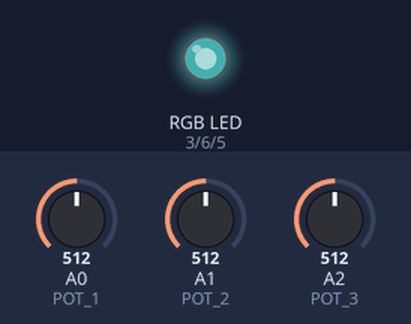
Bench run of a sketch on a simulated Arduino Uno, built with avr-gcc and run on an emulated ATmega328P. On the bench: an RGB LED mixed from three pins (HIGH = lit). The test bench sets the inputs (shaded band); at power-on: A0 (POT_1) = 512, A2 (POT_3) = 512, A1 (POT_2) = 512. Dim RGB values are drawn brighter than linear.

Above: at 1.2 s.
1.3 s: A0 (POT_1) set to 350
At 1.6 s:
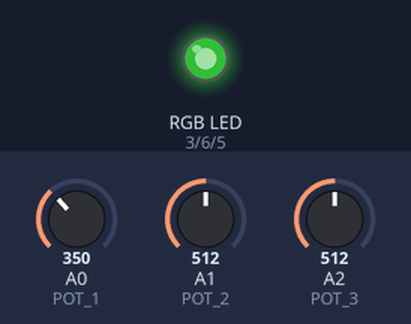
2.8 s: A2 (POT_3) set to 122
At 4.0 s:
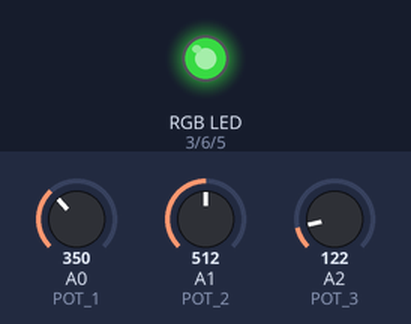
4.3 s: A1 (POT_2) set to 900
At 5.1 s:
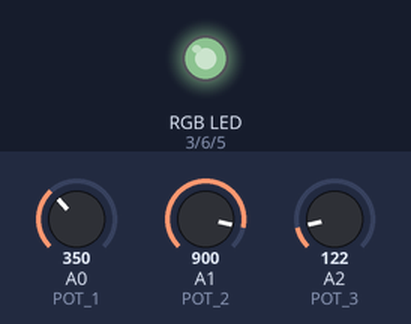
5.8 s: A1 (POT_2) set to 122
At 6.2 s:
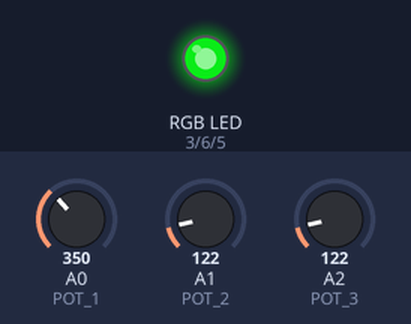
7.3 s: A0 (POT_1) set to 246
At 8.5 s:
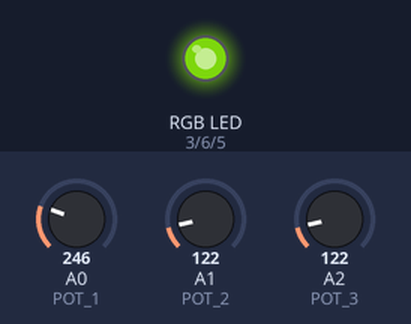
8.8 s: A2 (POT_3) set to 266
At 9.8 s:
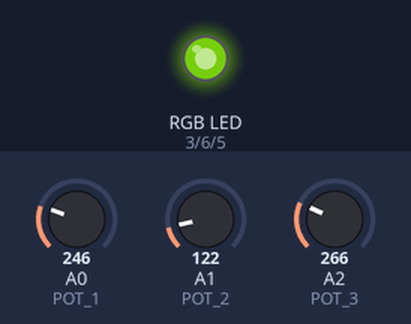
Timing chart, 0 to 11.3 s (numbered marks = the images above; inputs shaded):
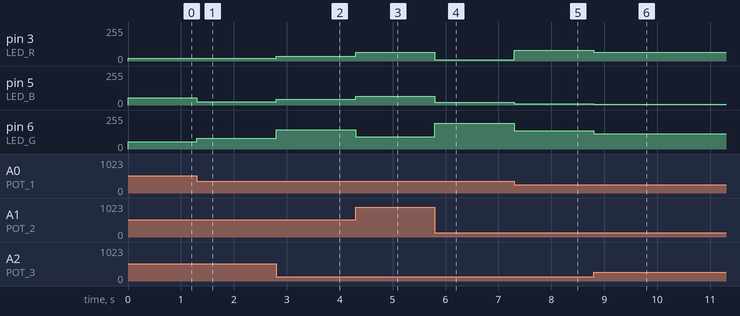

Measured:
- after the input at 1.3 s, pin 5 (LED_B): 53/255 → 24/255 at once; pin 6 (LED_G): 53/255 → 81/255 at once
- after the input at 2.8 s, pin 3 (LED_R): 21/255 → 37/255 at once; pin 5 (LED_B): 24/255 → 44/255 at once; pin 6 (LED_G): 81/255 → 143/255 at once
- after the input at 4.3 s, pin 3 (LED_R): 37/255 → 65/255 at once; pin 5 (LED_B): 44/255 → 67/255 at once; pin 6 (LED_G): 143/255 → 91/255 at once
- after the input at 5.8 s, pin 3 (LED_R): 65/255 → 8/255 at once; pin 5 (LED_B): 67/255 → 20/255 at once; pin 6 (LED_G): 91/255 → 195/255 at once
- after the input at 7.3 s, pin 3 (LED_R): 8/255 → 79/255 at once; pin 5 (LED_B): 20/255 → 8/255 at once; pin 6 (LED_G): 195/255 → 136/255 at once
- after the input at 8.8 s, pin 3 (LED_R): 79/255 → 66/255 at once; pin 5 (LED_B): 8/255 → 7/255 at once; pin 6 (LED_G): 136/255 → 114/255 at once

The sketch:

src.ino
```cpp
// (licence header left out)
// Get pin definitions
#include "pins.h"

// Include effects
#include "effect_colorwheel.h"
#include "effect_rgb_control.h"
#include "effect_hsi_control.h"
#include "effect_blue_sin.h"
#include "effect_sinus_runner.h"
#include "effect_sinus_runner2.h"
#include "effect_colour_time.h"


// List of available effects
enum Effect {
    Colorwheel,
    RGBControl,
    HSIControl,
    BlueSinus,
    SinusRunner,
    SinusRunner2,
    ColourTime,
};

// Choose your effect
static const Effect effect = HSIControl;


// Initialize GPIO pins
void setup() {
    // Set LED pins as output
    pinMode(LED_R, OUTPUT);
    pinMode(LED_G, OUTPUT);
    pinMode(LED_B, OUTPUT);

    // Set pot pins as input
    pinMode(POT_1, INPUT);
    pinMode(POT_2, INPUT);
    pinMode(POT_3, INPUT);
}


// Main loop
void loop() {

    switch (effect) {
        case Colorwheel:
            effect_colorwheel();
            break;
        case RGBControl:
            effect_rgb_control();
            break;
        case HSIControl:
            effect_hsi_control();
            break;
        case BlueSinus:
            effect_blue_sin();
            break;
        case SinusRunner:
            effect_sinus_runner();
            break;
        case SinusRunner2:
            effect_sinus_runner2();
            break;
        case ColourTime:
            effect_colour_time();
            break;
    }

}
```

effect_blue_sin.cpp
```cpp
// (licence header left out)
// Get arduino headers
#include <Arduino.h>

// Get pin definitions
#include "pins.h"

float time = 0.0f;
float speed = 0.5f;

// Main loop
void effect_blue_sin(void) {

    // get speed, and filter it (IIR) to avoid noise
    speed = speed*0.5f + analogRead(POT_1)*0.5f/1023.0f;

    // calculate sinus value according to time
    const float sinus_value = sin(PI*time/180.0f);
    // scale sinus to be between 0 and 1
    const float sinus_scaled = (sinus_value +1.0f)/2.0f;
    // by using an exponantial scale we make it more human eye friendly. Then we
    // scale it to x..255
    const int val_b = exp(-3*sinus_scaled)*255.0f+0.5f;

    // Set colors
    analogWrite(LED_R, 0);
    analogWrite(LED_G, 0);
    analogWrite(LED_B, val_b);

    // Sleep
    delay(1);

    time+=speed;
    if(time>=360.0f) {
        time = 0.0f;
    }
}
```

effect_blue_sin.h
```cpp
// (licence header left out)
#pragma once

void effect_blue_sin(void);
```

effect_colorwheel.cpp
```cpp
// (licence header left out)
// Get arduino headers
#include "Arduino.h"

// Get pin definitions
#include "pins.h"

// HSI -> RGB conversion
#include "hsi.h"

// Hue / Saturation / Intensity
static float val_h = 0.0; // Range: 0-360
static float val_s = 1.0; // Range: 0-1
static float val_i = 1.0; // Range: 0-1

// Delay and step for changing the hue
static int delay_ms = 20;
static float hue_step = 0.5;

// Main loop
void effect_colorwheel(void) {

    // Loop colors
    if (val_h > 360.0f) {
        val_h = 0.0f;
    }

    // Get saturation from potentiometer
    val_s = 1.0f - (analogRead(POT_1) / 1023.0f);

    // Get intensity from potentiometer
    val_i = 1.0f - (analogRead(POT_2) / 1023.0f);

    // Set colors
    RGB rgb = hsi2rgb(val_h, val_s, val_i);
    analogWrite(LED_R, rgb.r);
    analogWrite(LED_G, rgb.g);
    analogWrite(LED_B, rgb.b);

    // Update hue
    val_h += hue_step;

    // Get delay from potentiometer
    delay_ms = analogRead(POT_3) / 32;

    // Sleep
    delay(delay_ms);

}
```

effect_colorwheel.h
```cpp
// (licence header left out)
#pragma once

void effect_colorwheel(void);
```

effect_colour_time.cpp
```cpp
// (licence header left out)
// Get arduino headers
#include <Arduino.h>

// Get pin definitions
#include "pins.h"
#include "hsi.h"


float letztesH = 0;
constexpr float hSchritt = 0.002;


// Main loop
void effect_colour_time(void) {

  //map POT_1 value to 0..360º
  float val_h = (analogRead(POT_1) * 360.0f) / 1023.0f;
  //map POT_2 and POT_3 value to 0..1
  float val_s = 1.0f;
  float val_i = 1.0f - (analogRead(POT_3) / 1023.0f);

  int geschwindigkeit = 1024 - analogRead(POT_2);
  if (geschwindigkeit > 256) {
    geschwindigkeit = geschwindigkeit / 64;
    letztesH = letztesH + hSchritt * geschwindigkeit;
    if (letztesH > 360) {
      letztesH = letztesH - 360;
    }
    val_h = val_h + letztesH;
  }

  // Set colors
  RGB rgb = hsi2rgb(val_h, val_s, val_i);
  analogWrite(LED_R, rgb.r);
  analogWrite(LED_G, rgb.g);
  analogWrite(LED_B, rgb.b);

  // Sleep
  delay(1);
}
```

effect_colour_time.h
```cpp
#pragma once
/**
 * Effect: Controllable HSI values
 *
 * Copyright (c) 2014--2015 Coredump Rapperswil
 *
 * Permission is hereby granted, free of charge, to any person obtaining a copy
 * of this software and associated documentation files (the “Software”), to
 * deal in the Software without restriction, including without limitation the
 * rights to use, copy, modify, merge, publish, distribute, sublicense, and/or
 * sell copies of the Software, and to permit persons to whom the Software is
 * furnished to do so, subject to the following conditions:
 *
 * The above copyright notice and this permission notice shall be included in
 * all copies or substantial portions of the Software.
 *
 * THE SOFTWARE IS PROVIDED “AS IS”, WITHOUT WARRANTY OF ANY KIND, EXPRESS OR
 * IMPLIED, INCLUDING BUT NOT LIMITED TO THE WARRANTIES OF MERCHANTABILITY,
 * FITNESS FOR A PARTICULAR PURPOSE AND NONINFRINGEMENT. IN NO EVENT SHALL THE
 * AUTHORS OR COPYRIGHT HOLDERS BE LIABLE FOR ANY CLAIM, DAMAGES OR OTHER
 * LIABILITY, WHETHER IN AN ACTION OF CONTRACT, TORT OR OTHERWISE, ARISING
 * FROM, OUT OF OR IN CONNECTION WITH THE SOFTWARE OR THE USE OR OTHER DEALINGS
 * IN THE SOFTWARE.
 */

void effect_colour_time(void);
```

effect_hsi_control.cpp
```cpp
// (licence header left out)
// Get arduino headers
#include <Arduino.h>

// Get pin definitions
#include "pins.h"
#include "hsi.h"

// Main loop
void effect_hsi_control(void) {

  //map POT_1 value to 0..360º
  float val_h = (analogRead(POT_1) * 360.0f) / 1023.0f;
  //map POT_2 and POT_3 value to 0..1
  float val_s = 1.0f - (analogRead(POT_2) / 1023.0f);
  float val_i = 1.0f - (analogRead(POT_3) / 1023.0f);

  // Set colors
  RGB rgb = hsi2rgb(val_h, val_s, val_i);
  analogWrite(LED_R, rgb.r);
  analogWrite(LED_G, rgb.g);
  analogWrite(LED_B, rgb.b);

  // Sleep
  delay(1);
}
```

effect_hsi_control.h
```cpp
#pragma once
/**
 * Effect: Controllable HSI values
 *
 * Copyright (c) 2014--2015 Coredump Rapperswil
 *
 * Permission is hereby granted, free of charge, to any person obtaining a copy
 * of this software and associated documentation files (the “Software”), to
 * deal in the Software without restriction, including without limitation the
 * rights to use, copy, modify, merge, publish, distribute, sublicense, and/or
 * sell copies of the Software, and to permit persons to whom the Software is
 * furnished to do so, subject to the following conditions:
 *
 * The above copyright notice and this permission notice shall be included in
 * all copies or substantial portions of the Software.
 *
 * THE SOFTWARE IS PROVIDED “AS IS”, WITHOUT WARRANTY OF ANY KIND, EXPRESS OR
 * IMPLIED, INCLUDING BUT NOT LIMITED TO THE WARRANTIES OF MERCHANTABILITY,
 * FITNESS FOR A PARTICULAR PURPOSE AND NONINFRINGEMENT. IN NO EVENT SHALL THE
 * AUTHORS OR COPYRIGHT HOLDERS BE LIABLE FOR ANY CLAIM, DAMAGES OR OTHER
 * LIABILITY, WHETHER IN AN ACTION OF CONTRACT, TORT OR OTHERWISE, ARISING
 * FROM, OUT OF OR IN CONNECTION WITH THE SOFTWARE OR THE USE OR OTHER DEALINGS
 * IN THE SOFTWARE.
 */

void effect_hsi_control(void);
```

effect_rgb_control.cpp
```cpp
// (licence header left out)
// Get arduino headers
#include <Arduino.h>

// Get pin definitions
#include "pins.h"

int unten_ab(int i);

// Main loop
void effect_rgb_control(void) {

    // Get poti values and map them to 0..255
    int val_r = analogRead(POT_1)/4;
    int val_g = analogRead(POT_2)/4;
    int val_b = analogRead(POT_3)/4;

    val_r = unten_ab(val_r);
    val_g = unten_ab(val_g);
    val_b = unten_ab(val_b);

    // Set colors
    analogWrite(LED_R, 255-val_r);
    analogWrite(LED_G, 255-val_g);
    analogWrite(LED_B, 255-val_b);

    // Sleep
    delay(1);
}

// Schneide unten den Bereich ab
int unten_ab(int i) {
  if (i < 5) {
    return 0;
  }
  return i;
}
```

effect_rgb_control.h
```cpp
#pragma once
/**
 * Effect: Controllable RGB values
 *
 * Copyright (c) 2014--2015 Coredump Rapperswil
 *
 * Permission is hereby granted, free of charge, to any person obtaining a copy
 * of this software and associated documentation files (the “Software”), to
 * deal in the Software without restriction, including without limitation the
 * rights to use, copy, modify, merge, publish, distribute, sublicense, and/or
 * sell copies of the Software, and to permit persons to whom the Software is
 * furnished to do so, subject to the following conditions:
 *
 * The above copyright notice and this permission notice shall be included in
 * all copies or substantial portions of the Software.
 *
 * THE SOFTWARE IS PROVIDED “AS IS”, WITHOUT WARRANTY OF ANY KIND, EXPRESS OR
 * IMPLIED, INCLUDING BUT NOT LIMITED TO THE WARRANTIES OF MERCHANTABILITY,
 * FITNESS FOR A PARTICULAR PURPOSE AND NONINFRINGEMENT. IN NO EVENT SHALL THE
 * AUTHORS OR COPYRIGHT HOLDERS BE LIABLE FOR ANY CLAIM, DAMAGES OR OTHER
 * LIABILITY, WHETHER IN AN ACTION OF CONTRACT, TORT OR OTHERWISE, ARISING
 * FROM, OUT OF OR IN CONNECTION WITH THE SOFTWARE OR THE USE OR OTHER DEALINGS
 * IN THE SOFTWARE.
 */

void effect_rgb_control(void);
```

effect_sinus_runner.cpp
```cpp
// (licence header left out)
// Get arduino headers
#include <Arduino.h>

// Get pin definitions
#include "pins.h"

float time_r = 0.0f;
float time_g = 0.0f;
float time_b = 0.0f;

float speed_r = 0.5f;
float speed_g = 0.5f;
float speed_b = 0.5f;

constexpr float daempfung = 0.23;

// Main loop
void effect_sinus_runner(void) {

    // get speed, and filter it (IIR) to avoid noise [0..1023]
    speed_r = speed_r*0.5f + analogRead(POT_1)*0.5f/1023.0f;
    speed_g = speed_g*0.5f + analogRead(POT_2)*0.5f/1023.0f;
    speed_b = speed_b*0.5f + analogRead(POT_3)*0.5f/1023.0f;

    // calculate sinus value according to time [-1.0..1.0]
    const float sinus_value_r = sin(PI*time_r/180.0f);
    const float sinus_value_g = sin(PI*time_g/180.0f);
    const float sinus_value_b = sin(PI*time_b/180.0f);
    // scale sinus to be between 0 and 1 [0.0..1.0]
    const float sinus_scaled_r = (sinus_value_r +1.0f)/2.0f;
    const float sinus_scaled_g = (sinus_value_g +1.0f)/2.0f;
    const float sinus_scaled_b = (sinus_value_b +1.0f)/2.0f;
    // by using an exponantial scale we make it more human eye friendly. Then we
    // scale it to x..255
    const int val_r = exp(-3*sinus_scaled_r)*255.0f +0.5f;
    const int val_g = exp(-3*sinus_scaled_g)*255.0f +0.5f;
    const int val_b = exp(-3*sinus_scaled_b)*255.0f +0.5f;

    // Set colors
    //analogWrite(LED_R, 0);
    //analogWrite(LED_G, 0);
    analogWrite(LED_R, (speed_r < 0.001 ? 0 : val_r) * daempfung);
    analogWrite(LED_G, (speed_g < 0.001 ? 0 : val_g) * daempfung);
    analogWrite(LED_B, (speed_b < 0.001 ? 0 : val_b) * daempfung);

    // Sleep
    delay(1);

    time_r += speed_r;
    time_g += speed_g;
    time_b += speed_b;
    if(time_r >= 360.0f) {
        time_r -= 360.0f;
    }
    if(time_g >= 360.0f) {
        time_g -= 360.0f;
    }
    if(time_b >= 360.0f) {
        time_b -= 360.0f;
    }
}
```

effect_sinus_runner.h
```cpp
// (licence header left out)
#pragma once

void effect_sinus_runner(void);
```

effect_sinus_runner2.cpp
```cpp
// (licence header left out)
// Get arduino headers
#include <Arduino.h>

// Get pin definitions
#include "pins.h"

static float time = 0.0f;
static float speed = 0.5f;

// Main loop
void effect_sinus_runner2(void) {

    // get speed, and filter it (IIR) to avoid noise [0..1023]
    int speedValue = analogRead(POT_1); // 0 ... 1023
    int angle      = analogRead(POT_2); // 0 ... 1023
    int amplitude  = analogRead(POT_3); // 0 ... 1023

    speed = speed*0.5 + speedValue*0.5/1023.0;
    const int angle_scaled = angle / 1023. * 360.;
    const float amplitude_scaled = amplitude / 1023.;

    // calculate sinus value according to time [-1.0..1.0]
    const float sinus_value_r = sin(PI*(time + 0)               /180.0f);
    const float sinus_value_g = sin(PI*(time + angle_scaled)    /180.0f);
    const float sinus_value_b = sin(PI*(time + 2 * angle_scaled)/180.0f);
    // scale sinus to be between 0 and 1 [0.0..1.0]
    const float sinus_scaled_r = (sinus_value_r +1.0f)/2.0f * amplitude_scaled;
    const float sinus_scaled_g = (sinus_value_g +1.0f)/2.0f * amplitude_scaled;
    const float sinus_scaled_b = (sinus_value_b +1.0f)/2.0f * amplitude_scaled;
    // by using an exponantial scale we make it more human eye friendly. Then we
    // scale it to x..255
    const int val_r = exp(-3*sinus_scaled_r)*255.0f +0.5f;
    const int val_g = exp(-3*sinus_scaled_g)*255.0f +0.5f;
    const int val_b = exp(-3*sinus_scaled_b)*255.0f +0.5f;

    // Set colors
    //analogWrite(LED_R, 0);
    //analogWrite(LED_G, 0);
    analogWrite(LED_R, val_r);
    analogWrite(LED_G, val_g);
    analogWrite(LED_B, val_b);

    // Sleep
    delay(1);

    time += speed;
    if(time >= 360.0f) {
        time -= 360.0f;
    }
}
```

effect_sinus_runner2.h
```cpp
// (licence header left out)
#pragma once

void effect_sinus_runner2(void);
```

hsi.cpp
```cpp
// (licence header left out)
#include "hsi.h"

#include <math.h>


RGB hsi2rgb(float H, float S, float I) {
    int r, g, b;
    H = fmod(H,360.0f); // cycle H around to 0-360 degrees
    H = 3.14159 * H / 180.0f; // Convert to radians.
    S = S > 0 ? (S < 1 ? S : 1) : 0; // clamp S and I to interval [0,1]
    I = I > 0 ? (I < 1 ? I : 1) : 0;

    // Math! Thanks in part to Kyle Miller.
    if (H < 2.09439) {
        r = 255 * I / 3 * (1 + S * cos(H) / cos(1.047196667 - H));
        g = 255 * I / 3 * (1 + S * (1 - cos(H) / cos(1.047196667 - H)));
        b = 255 * I / 3 * (1 - S);
    } else if (H < 4.188787) {
        H = H - 2.09439;
        g = 255 * I / 3 * (1 + S * cos(H) / cos(1.047196667 - H));
        b = 255 * I / 3 * (1 + S * (1 - cos(H) / cos(1.047196667 - H)));
        r = 255 * I / 3 * (1 - S);
    } else {
        H = H - 4.188787;
        b = 255 * I / 3 * (1 + S * cos(H) / cos(1.047196667 - H));
        r = 255 * I / 3 * (1 + S * (1 - cos(H) / cos(1.047196667 - H)));
        g = 255 * I / 3 * (1 - S);
    }

    struct RGB rgb = { r, g, b };
    return rgb;
}
```

hsi.h
```cpp
// (licence header left out)
#pragma once


struct RGB {
    int r;
    int g;
    int b;
};


/**
 * Function example takes H, S and I. It will return a RGB struct
 * that has three members called r, g and b.
 *
 * The input intervals are the following:
 *
 * H -- [0, 360]
 * S -- [0, 1]
 * I -- [0, 1]
 *
 * Source: http://blog.saikoled.com/post/43693602826/why-every-led-light-should-be-using-hsi
 */
RGB hsi2rgb(float H, float S, float I);
```

pins.h
```cpp
// (licence header left out)
#pragma once

// LEDs
#define LED_R 3
#define LED_G 6
#define LED_B 5

// Pots
#define POT_1 14
#define POT_2 15
#define POT_3 16
```
